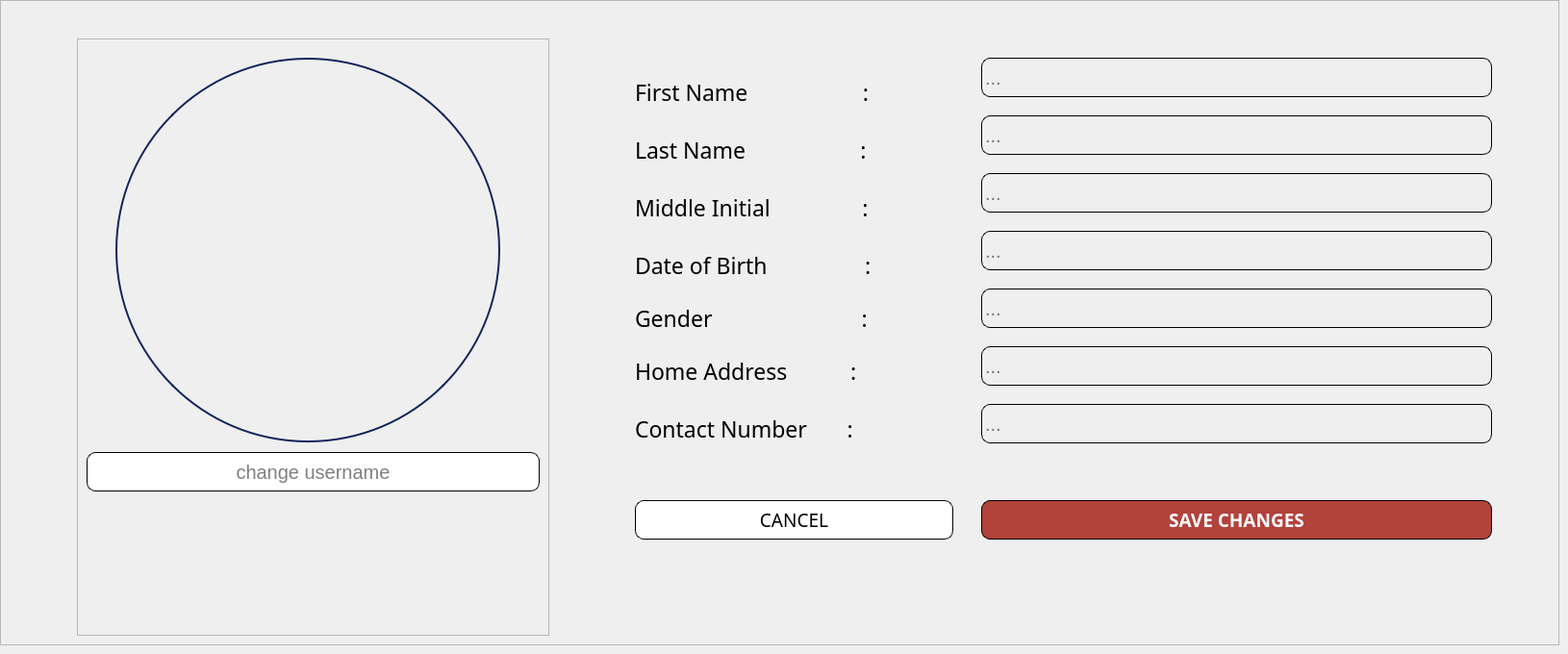
        <widget class="QWidget" name="Edit_Account">
         <widget class="QFrame" name="frame_16">
          <property name="geometry">
           <rect>
            <x>0</x>
            <y>0</y>
            <width>1621</width>
            <height>671</height>
           </rect>
          </property>
          <property name="frameShape">
           <enum>QFrame::StyledPanel</enum>
          </property>
          <property name="frameShadow">
           <enum>QFrame::Raised</enum>
          </property>
          <widget class="QFrame" name="frame_18">
           <property name="geometry">
            <rect>
             <x>80</x>
             <y>40</y>
             <width>491</width>
             <height>621</height>
            </rect>
           </property>
           <property name="frameShape">
            <enum>QFrame::StyledPanel</enum>
           </property>
           <property name="frameShadow">
            <enum>QFrame::Raised</enum>
           </property>
           <widget class="QLabel" name="label_editUSER_profile_pic">
            <property name="geometry">
             <rect>
              <x>40</x>
              <y>20</y>
              <width>400</width>
              <height>400</height>
             </rect>
            </property>
            <property name="styleSheet">
             <string notr="true">border-radius: 200px;   /* half of 400 */
border: 2px solid #12245c;  /* optional: blue border */
</string>
            </property>
            <property name="text">
             <string/>
            </property>
            <property name="pixmap">
             <pixmap resource="jj_owner_resources.qrc">:/JJimages/userProfilepicture.png</pixmap>
            </property>
            <property name="scaledContents">
             <bool>true</bool>
            </property>
           </widget>
           <widget class="QLineEdit" name="lineEdit_editUSERNAME">
            <property name="geometry">
             <rect>
              <x>10</x>
              <y>430</y>
              <width>471</width>
              <height>41</height>
             </rect>
            </property>
            <property name="font">
             <font>
              <pointsize>15</pointsize>
             </font>
            </property>
            <property name="styleSheet">
             <string notr="true">border: 1px solid #000000; 
border-radius: 9px; 
padding: 1px;</string>
            </property>
            <property name="text">
             <string/>
            </property>
            <property name="alignment">
             <set>Qt::AlignCenter</set>
            </property>
            <property name="placeholderText">
             <string>change username</string>
            </property>
           </widget>
          </widget>
          <widget class="QFrame" name="frame_20">
           <property name="geometry">
            <rect>
             <x>610</x>
             <y>-60</y>
             <width>961</width>
             <height>531</height>
            </rect>
           </property>
           <property name="font">
            <font>
             <pointsize>7</pointsize>
            </font>
           </property>
           <property name="styleSheet">
            <string notr="true">background: transparent;</string>
           </property>
           <property name="frameShape">
            <enum>QFrame::StyledPanel</enum>
           </property>
           <property name="frameShadow">
            <enum>QFrame::Raised</enum>
           </property>
           <widget class="QLabel" name="label_59">
            <property name="geometry">
             <rect>
              <x>50</x>
              <y>140</y>
              <width>321</width>
              <height>31</height>
             </rect>
            </property>
            <property name="font">
             <font>
              <family>Poppins Medium</family>
              <pointsize>17</pointsize>
             </font>
            </property>
            <property name="text">
             <string>First Name                    :</string>
            </property>
           </widget>
           <widget class="QLabel" name="label_60">
            <property name="geometry">
             <rect>
              <x>50</x>
              <y>200</y>
              <width>301</width>
              <height>31</height>
             </rect>
            </property>
            <property name="font">
             <font>
              <family>Poppins Medium</family>
              <pointsize>17</pointsize>
             </font>
            </property>
            <property name="text">
             <string>Last Name                    :</string>
            </property>
           </widget>
           <widget class="QLabel" name="label_61">
            <property name="geometry">
             <rect>
              <x>50</x>
              <y>250</y>
              <width>321</width>
              <height>51</height>
             </rect>
            </property>
            <property name="font">
             <font>
              <family>Poppins Medium</family>
              <pointsize>17</pointsize>
             </font>
            </property>
            <property name="text">
             <string>Middle Initial                :</string>
            </property>
           </widget>
           <widget class="QLabel" name="label_62">
            <property name="geometry">
             <rect>
              <x>50</x>
              <y>310</y>
              <width>311</width>
              <height>51</height>
             </rect>
            </property>
            <property name="font">
             <font>
              <family>Poppins Medium</family>
              <pointsize>17</pointsize>
             </font>
            </property>
            <property name="text">
             <string>Date of Birth                 :</string>
            </property>
           </widget>
           <widget class="QLabel" name="label_63">
            <property name="geometry">
             <rect>
              <x>50</x>
              <y>370</y>
              <width>311</width>
              <height>41</height>
             </rect>
            </property>
            <property name="font">
             <font>
              <family>Poppins Medium</family>
              <pointsize>17</pointsize>
             </font>
            </property>
            <property name="text">
             <string>Gender                          :</string>
            </property>
           </widget>
           <widget class="QLabel" name="label_64">
            <property name="geometry">
             <rect>
              <x>50</x>
              <y>410</y>
              <width>311</width>
              <height>71</height>
             </rect>
            </property>
            <property name="font">
             <font>
              <family>Poppins Medium</family>
              <pointsize>17</pointsize>
             </font>
            </property>
            <property name="text">
             <string>Home Address           :</string>
            </property>
           </widget>
           <widget class="QLabel" name="label_65">
            <property name="geometry">
             <rect>
              <x>50</x>
              <y>460</y>
              <width>321</width>
              <height>91</height>
             </rect>
            </property>
            <property name="font">
             <font>
              <family>Poppins Medium</family>
              <pointsize>17</pointsize>
             </font>
            </property>
            <property name="text">
             <string>Contact Number       :</string>
            </property>
           </widget>
           <widget class="QLineEdit" name="lineEdit_editFname">
            <property name="geometry">
             <rect>
              <x>410</x>
              <y>120</y>
              <width>531</width>
              <height>41</height>
             </rect>
            </property>
            <property name="font">
             <font>
              <pointsize>15</pointsize>
             </font>
            </property>
            <property name="styleSheet">
             <string notr="true">border: 1px solid #000000; 
border-radius: 9px; 
padding: 1px;</string>
            </property>
            <property name="text">
             <string/>
            </property>
            <property name="placeholderText">
             <string>...</string>
            </property>
           </widget>
           <widget class="QLineEdit" name="lineEdit_editLname">
            <property name="geometry">
             <rect>
              <x>410</x>
              <y>180</y>
              <width>531</width>
              <height>41</height>
             </rect>
            </property>
            <property name="font">
             <font>
              <pointsize>15</pointsize>
             </font>
            </property>
            <property name="styleSheet">
             <string notr="true">border: 1px solid #000000; 
border-radius: 9px; 
padding: 1px;</string>
            </property>
            <property name="text">
             <string/>
            </property>
            <property name="placeholderText">
             <string>...</string>
            </property>
           </widget>
           <widget class="QLineEdit" name="lineEdit_editMidInitial">
            <property name="geometry">
             <rect>
              <x>410</x>
              <y>240</y>
              <width>531</width>
              <height>41</height>
             </rect>
            </property>
            <property name="font">
             <font>
              <pointsize>15</pointsize>
             </font>
            </property>
            <property name="styleSheet">
             <string notr="true">border: 1px solid #000000; 
border-radius: 9px; 
padding: 1px;</string>
            </property>
            <property name="text">
             <string/>
            </property>
            <property name="placeholderText">
             <string>...</string>
            </property>
           </widget>
           <widget class="QLineEdit" name="lineEdit_editDOB">
            <property name="geometry">
             <rect>
              <x>410</x>
              <y>300</y>
              <width>531</width>
              <height>41</height>
             </rect>
            </property>
            <property name="font">
             <font>
              <pointsize>15</pointsize>
             </font>
            </property>
            <property name="styleSheet">
             <string notr="true">border: 1px solid #000000; 
border-radius: 9px; 
padding: 1px;</string>
            </property>
            <property name="text">
             <string/>
            </property>
            <property name="placeholderText">
             <string>...</string>
            </property>
           </widget>
           <widget class="QLineEdit" name="lineEdit_editGender">
            <property name="geometry">
             <rect>
              <x>410</x>
              <y>360</y>
              <width>531</width>
              <height>41</height>
             </rect>
            </property>
            <property name="font">
             <font>
              <pointsize>15</pointsize>
             </font>
            </property>
            <property name="styleSheet">
             <string notr="true">border: 1px solid #000000; 
border-radius: 9px; 
padding: 1px;</string>
            </property>
            <property name="text">
             <string/>
            </property>
            <property name="placeholderText">
             <string>...</string>
            </property>
           </widget>
           <widget class="QLineEdit" name="lineEdit_editHomeAddress">
            <property name="geometry">
             <rect>
              <x>410</x>
              <y>420</y>
              <width>531</width>
              <height>41</height>
             </rect>
            </property>
            <property name="font">
             <font>
              <pointsize>15</pointsize>
             </font>
            </property>
            <property name="styleSheet">
             <string notr="true">border: 1px solid #000000; 
border-radius: 9px; 
padding: 1px;</string>
            </property>
            <property name="text">
             <string/>
            </property>
            <property name="placeholderText">
             <string>...</string>
            </property>
           </widget>
           <widget class="QLineEdit" name="lineEdit_editContactNum">
            <property name="geometry">
             <rect>
              <x>410</x>
              <y>480</y>
              <width>531</width>
              <height>41</height>
             </rect>
            </property>
            <property name="font">
             <font>
              <pointsize>15</pointsize>
             </font>
            </property>
            <property name="styleSheet">
             <string notr="true">border: 1px solid #000000; 
border-radius: 9px; 
padding: 1px;</string>
            </property>
            <property name="text">
             <string/>
            </property>
            <property name="placeholderText">
             <string>...</string>
            </property>
           </widget>
          </widget>
          <widget class="QPushButton" name="pushButton_saveEditaccount">
           <property name="geometry">
            <rect>
             <x>1020</x>
             <y>520</y>
             <width>531</width>
             <height>41</height>
            </rect>
           </property>
           <property name="font">
            <font>
             <family>Poppins Medium</family>
             <pointsize>14</pointsize>
             <weight>62</weight>
             <bold>true</bold>
            </font>
           </property>
           <property name="styleSheet">
            <string notr="true">
color: #ffffff;
border: 1px solid #000000; 
border-radius: 9px; 
padding: 3px; 
background-color: #b2423c; 
font-weight: 500;
</string>
           </property>
           <property name="text">
            <string>SAVE CHANGES</string>
           </property>
          </widget>
          <widget class="QPushButton" name="pushButton_cancelEditaccount">
           <property name="geometry">
            <rect>
             <x>660</x>
             <y>520</y>
             <width>331</width>
             <height>41</height>
            </rect>
           </property>
           <property name="font">
            <font>
             <family>Poppins Medium</family>
             <pointsize>14</pointsize>
            </font>
           </property>
           <property name="styleSheet">
            <string notr="true">/* Default Inactive Buttons */
QPushButton {
color: #000000;
border: 1px solid #000000; 
border-radius: 9px; 
padding: 3px; 
background-color: #ffffff; 
}
/* Hover Effect on Inactive Buttons */
QPushButton:hover {
    background-color:#dbdcd8;
color:black;
font-weight: 500;
}

/* Active Button (Current Page) */
QPushButton#activeButton {
    background-color: #dbdcd8;
    color: black;
font-weight: 500;
}
</string>
           </property>
           <property name="text">
            <string>CANCEL</string>
           </property>
          </widget>
         </widget>
        </widget>
